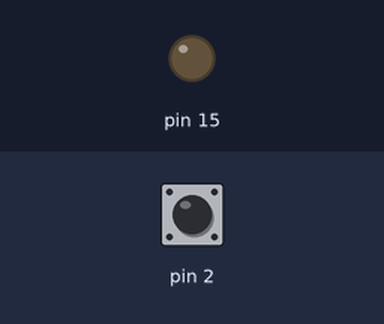
Bench run of a sketch on a simulated Arduino Leonardo, built with avr-gcc and run on an emulated ATmega32U4. Shown: output pins drawn as LEDs (lit = HIGH). The test bench sets the inputs (shaded band); at power-on: pin 2 HIGH. USB keyboard and mouse output is not drawn.

Above: at 1.2 s.
1.3 s: pin 2 pulled LOW for 0.15 s
At 1.9 s:
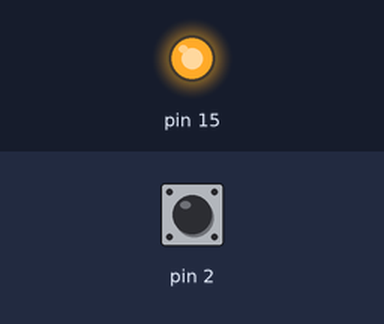
2.9 s: pin 2 pulled LOW for 1 s
At 4.4 s:
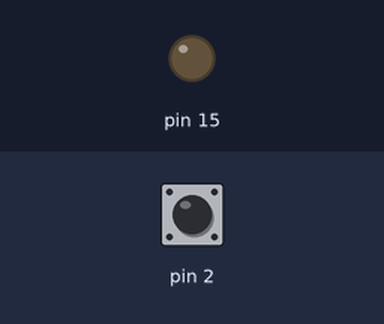
5.4 s: pin 2 pulled LOW for 3.2 s
At 9.2 s:
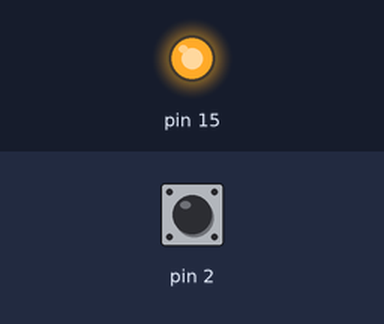
Timing chart, 0 to 10.7 s (numbered marks = the images above; inputs shaded):
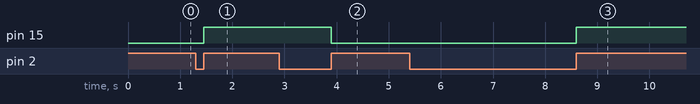

Measured:
- after the input at 1.3 s, pin 15: LOW → HIGH after 0.15 s
- after the input at 2.9 s, pin 15: HIGH → LOW after 1.0 s
- after the input at 5.4 s, pin 15: LOW → HIGH after 3.2 s

The sketch:

ShortcutToggler.ino
```cpp
#include <JC_Button.h>          // https://github.com/JChristensen/JC_Button
#include <Keyboard.h>           // Keyboard library included in Arduino IDE installation


// pin assignments
const byte
    BUTTON_PIN(2),              // connect a button switch from this pin to ground
    LED_PIN(15);                // connect the led to this pin

    char ctrlKey = KEY_LEFT_CTRL;   // define the left ctrl key for Windows
    char shiftKey = KEY_LEFT_SHIFT;
    char altKey = KEY_LEFT_ALT;
    Button myBtn(BUTTON_PIN);       // define the button

void setup()
{
    myBtn.begin();              // initialize the button object
    pinMode(LED_PIN, OUTPUT);   // set the LED pin as an output
    Keyboard.begin();
}

void keyboardaction()
{
        Keyboard.press(ctrlKey);     //ctrl
        Keyboard.press(altKey);      //alt
        Keyboard.press(shiftKey);    //shift

}

void loop()
{
    static bool ledState;       // a variable that keeps the current LED status
    myBtn.read();               // read the button

    if (myBtn.wasReleased())    // if the button was released, change the LED state
    {
        ledState = !ledState;             // check led state
        digitalWrite(LED_PIN, ledState);  // perform the led state
        keyboardaction();
        delay(100);
        Keyboard.releaseAll();
    }
}
```
